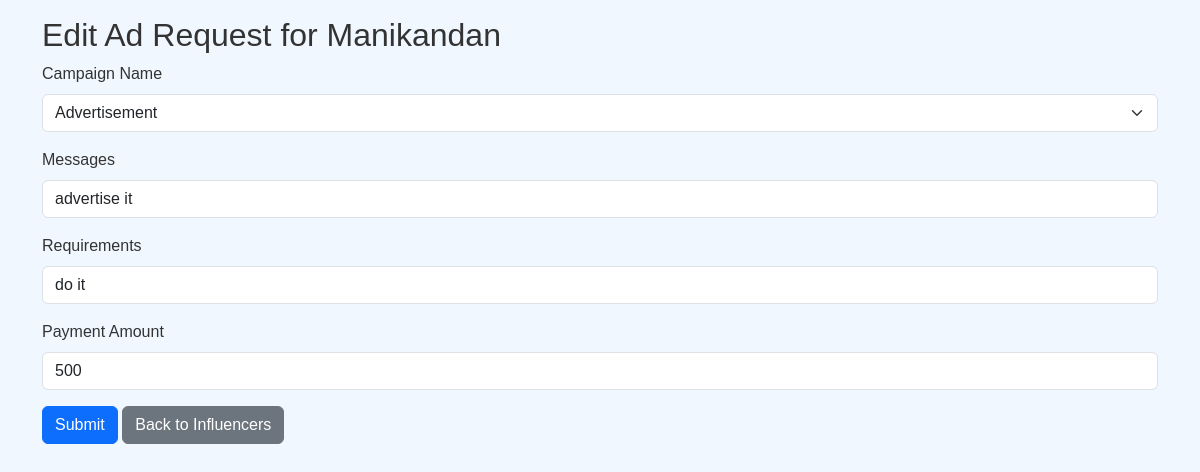
The app's page /edit_adrequest/1 (signed in) with its own data.
### application/models.py (models this page shows)
class Influencer(db.Model):    #2
    id = db.Column(db.Integer(), primary_key = True)
    name = db.Column(db.String(), nullable = False)
    category = db.Column(db.String(), nullable = False)
    reach = db.Column(db.Integer(), nullable = False)
    niche = db.Column(db.String(), nullable = False)
    platform = db.Column(db.String(), nullable = False)
    username = db.Column(db.String(), nullable = False, unique = True)
    password = db.Column(db.String(), nullable = False)
    flagged = db.Column(db.Integer(), default = 0)
    adrequests = db.relationship('Adrequests', backref = 'influencer')
    influencer_id = db.Column(db.Integer(), db.ForeignKey("user.id"), nullable = False)

class Adrequests(db.Model):
    id = db.Column(db.Integer(), primary_key = True)
    messages = db.Column(db.String())
    requirements = db.Column(db.String(), nullable = False)
    status = db.Column(db.String(), nullable = False)
    payment_amt = db.Column(db.Integer(), nullable = False)
    sent_by_sponsor = db.Column(db.Boolean, default=False)
    campaign_id = db.Column(db.Integer(), db.ForeignKey("campaigns.id"), nullable = False)
    influencer_id = db.Column(db.Integer(), db.ForeignKey("influencer.id"), nullable = True)

class Campaigns(db.Model):
    id = db.Column(db.Integer(), primary_key = True)
    name = db.Column(db.String(), nullable = False)
    description = db.Column(db.String())
    campaign_budget = db.Column(db.Integer(), nullable = False)
    start_date = db.Column(db.Date(), nullable = False)
    end_date = db.Column(db.Date(), nullable = False)
    visibility = db.Column(db.String(), nullable = False)
    goals = db.Column(db.String(), nullable = False)
    niche = db.Column(db.String(), nullable = False)
    flagged = db.Column(db.Integer(), default = 0)
    sponsor_id = db.Column(db.Integer(), db.ForeignKey("sponsor.id"), nullable = False)
    adrequests = db.relationship('Adrequests', backref = 'campaigns')

### application/routes.py (the view, shortened to what this page needs)
@app.route('/edit_adrequest/<int:adrequest_id>', methods=['GET', 'POST'])
def edit_adrequest(adrequest_id):
    adrequest = Adrequests.query.get(adrequest_id)
    this_id = current_user.id
    sponsor = Sponsor.query.filter_by(sponsor_id=this_id).first()
    cam = Campaigns.query.filter_by(sponsor_id=sponsor.sponsor_id).all()
    return render_template('edit_adrequest.html', adrequest=adrequest, campaigns=cam)

### app.py (called while the page is built)
def create_app():
    app = Flask(__name__)
    app.debug = True
    app.config['SECRET_KEY'] = 'secretkey'
    app.config['SQLALCHEMY_DATABASE_URI'] = "sqlite:///iescpdata.sqlite3"
    db.init_app(app)
    my_login_manager = LoginManager()
    my_login_manager.init_app(app)
    from application.models import User
    @my_login_manager.user_loader
    def load_user(user_id):
        return User.query.get(int(user_id))
    app.app_context().push()
    return app

### templates/edit_adrequest.html (shortened to what this page needs)
<!DOCTYPE html>
<html>
<head>
    <link rel="stylesheet" href="https://cdn.jsdelivr.net/npm/bootstrap@5.3.3/dist/css/bootstrap.min.css">
</head>
<body>
    <div class="container mt-3">
        <h2>Edit Ad Request for {{ adrequest.influencer.name }}</h2>
        <form action="#" method="POST">
            <div class="mb-3">
                <label for="campaign_id" class="form-label">Campaign Name</label>
                <select class="form-select" aria-label="campaign_id" name="campaign_id">
                    {% for campaign in campaigns %}
                        <option value="{{campaign.id}}" {% if campaign.id == adrequest.campaign_id %}selected{% endif %}>{{campaign.name}}</option>
                    {% endfor %}
                </select>
            </div>
            <div class="mb-3">
                <label for="messages" class="form-label">Messages</label>
                <input type="text" class="form-control" id="messages" name="messages" value="{{ adrequest.messages }}" required>
            </div>
            <div class="mb-3">
                <label for="requirements" class="form-label">Requirements</label>
                <input type="text" class="form-control" id="requirements" name="requirements" value="{{ adrequest.requirements }}" required>
            </div>
            <div class="mb-3">
                <label for="payment_amt" class="form-label">Payment Amount</label>
                <input type="number" class="form-control" id="payment_amt" name="payment_amt" value="{{ adrequest.payment_amt }}" required>
            </div>
            <button type="submit" class="btn btn-primary">Submit</button>
            <a href="/sponsor_campaign" class="btn btn-secondary">Back to Influencers</a>
        </form>
    </div>
</body>
</html>

### templates/edit_adrequest.html (style rules this page uses)
body { background-color: #f0f7ff; color: #333333; font-family: Arial, sans-serif; }

### records on screen
Influencer: influencer.name "Manikandan"
Adrequests: campaign_id "Advertisement", messages "advertise it", requirements "do it", payment_amt "500"
